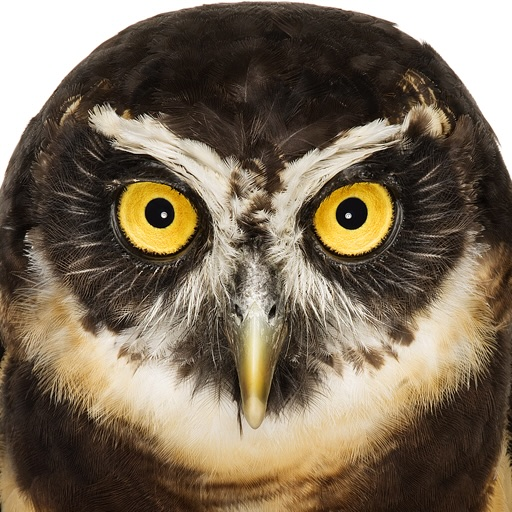
//> input picture Hafta 2/goruntu.jpg, 512 x 512 px
$ ./main   (built with g++ and OpenCV 4)
//> lines starting //> are read from the running program, lines starting //| are printed output that depends on the picture; after the words box and inside, x2 and y2 are one past the last pixel; in counts of white or black regions, pixels touching at a corner belong together
// Hafta 2 - Görev 4
// Görüntüyü 4 parçaya böl, her parçanın histogramını ayrı bir thread ile
// hesapla, sonra 4 histogramı toplayarak ana histogramı elde et.

#include <opencv2/opencv.hpp>
#include <iostream>
#include <thread>

// Bir parçanın histogramını "hist" dizisine yazar
// hist[k] = parlaklığı k olan piksel sayısı
void histogramHesapla(cv::Mat parca, int* hist) {
    for (int y = 0; y < parca.rows; y++) {
        for (int x = 0; x < parca.cols; x++) {
            int deger = parca.at<uchar>(y, x);
            hist[deger]++;                       // o değerin kutusunu 1 artır
        }
    }
}

int main() {
    cv::Mat img = cv::imread("../goruntu.jpg", cv::IMREAD_GRAYSCALE);
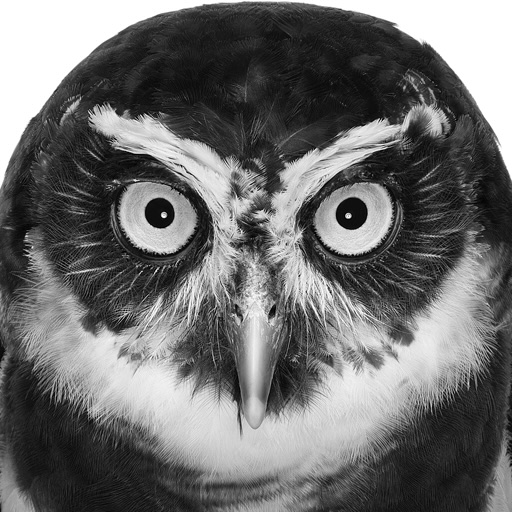
//> img: 512 rows x 512 cols, CV_8UC1; min 0, max 255, mean 109.4
    if (img.empty()) {
        std::cout << "Goruntu okunamadi!" << std::endl;
        return 1;
    }

    int R = img.rows;
//> R = 512
    int parcaHist[4][256] = {0}; // her thread'in KENDİ histogramı (race condition olmasın)
    int anaHist[256] = {0};      // birleştirilmiş histogram

    // 1) 4 thread ile 4 parçanın histogramını hesapla
    std::thread t[4];
    for (int i = 0; i < 4; i++) {
        cv::Mat parca = img.rowRange(i * R / 4, (i + 1) * R / 4);
        t[i] = std::thread(histogramHesapla, parca, parcaHist[i]);
    }
//> this loop made 4 passes
//> pass 1, `cv::Mat parca = img.rowRange(i * R / 4, (i + 1) * R / 4);`:
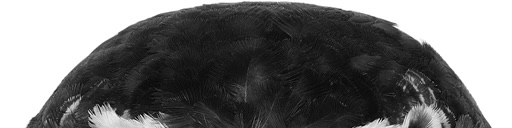
//> parca: 128 rows x 512 cols, CV_8UC1; min 3, max 255, mean 116.1
//> pass 2, `cv::Mat parca = img.rowRange(i * R / 4, (i + 1) * R / 4);`:
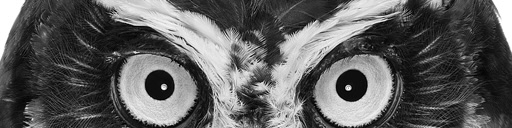
//> parca: 128 rows x 512 cols, CV_8UC1; min 0, max 255, mean 94.8
//> pass 3, `cv::Mat parca = img.rowRange(i * R / 4, (i + 1) * R / 4);`:
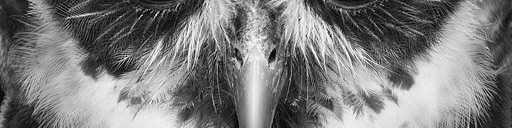
//> parca: 128 rows x 512 cols, CV_8UC1; min 0, max 255, mean 124.7
//> after the loop, t = 4 items
    for (int i = 0; i < 4; i++) {
        t[i].join();
    }

    // 2) 4 histogramı topla -> ana histogram
    for (int i = 0; i < 4; i++) {
        for (int k = 0; k < 256; k++) {
            anaHist[k] += parcaHist[i][k];
        }
    }
//> after the loop, anaHist = 256 values, max 21324 at index 255, min 20 at index 246, mean 1024

    // 3) Kontrol: histogramdaki toplam = görüntüdeki piksel sayısı olmalı
    int toplam = 0;
    for (int k = 0; k < 256; k++) {
        toplam += anaHist[k];
    }
//> this loop made 256 passes
//> toplam on passes 1 to 3: 33, 54, 80
//> after the loop, toplam = 262144
    std::cout << "Histogram toplami : " << toplam << std::endl;
//| Histogram toplami : 262144
    std::cout << "Piksel sayisi     : " << img.rows * img.cols << std::endl;
//| Piksel sayisi     : 262144

    // 4) Histogramı çiz: her k değeri için yüksekliği sayıyla orantılı bir çizgi
    int enBuyuk = 0;
    for (int k = 0; k < 256; k++) {
        if (anaHist[k] > enBuyuk) enBuyuk = anaHist[k];
    }
//> this loop made 256 passes
//> enBuyuk on passes 1, 4, 5, 6, 7, 8, 9, 10, 11, 12, 13, 14: 33, 38, 57, 69, 72, 112, 125, 158, 232, 304, 476, 656
//> after the loop, enBuyuk = 21324
    cv::Mat grafik(300, 256, CV_8UC1, cv::Scalar(255));   // 256x300 beyaz tuval
    for (int k = 0; k < 256; k++) {
        int boy = anaHist[k] * 300 / enBuyuk;
        cv::line(grafik, cv::Point(k, 300), cv::Point(k, 300 - boy), cv::Scalar(0));
    }
//> this loop made 256 passes
//> boy on passes 1 to 3: 0, 0, 0
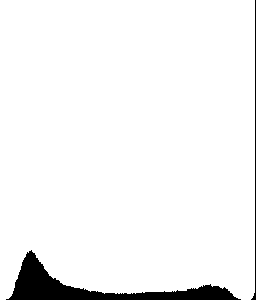
//> grafik: 300 rows x 256 cols, CV_8UC1; 95.4% white; 2 black regions, box (x1, y1, x2, y2) and area: (6, 250, 241, 300) 3245, (251, 0, 256, 300) 314
    cv::imwrite("ana_histogram.png", grafik);
    std::cout << "Kaydedildi: ana_histogram.png" << std::endl;
    return 0;
}
